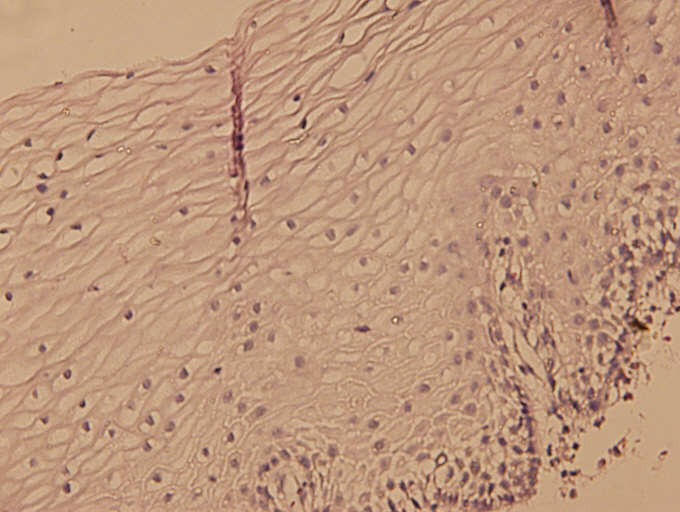
#> input picture DATASET/cervix/normal/1204(1).jpg, 680 x 512 px, found by its file name; its folder holds only this picture in this run
$ python main.py   (older library calls are emulated)
#> lines starting #> are read from the running program, lines starting #| are printed output that depends on the picture
import os
import re
import cv2
import pandas as pd

import numpy as np
import skimage
from skimage.feature import greycomatrix, greycoprops

input_matrix = np.array([[0, 0, 1],
                         [1, 2, 3],
                         [2, 3, 2]])

glcm = greycomatrix(input_matrix,
                    distances=[1],
                    angles=[0],
                    levels=4,
                    symmetric=True,
                    normed=True)

print(glcm[:, :, 0, 0])


# -------------------- Utility function ------------------------


def normalize_label(str_):
    str_ = str_.replace(" ", "")
    str_ = str_.translate(str_.maketrans("", "", "()"))
    str_ = str_.split("_")
    return ''.join(str_[:2])


def normalize_desc(folder, sub_folder):
    text = folder + " - " + sub_folder
    text = re.sub(r'\d+', '', text)
    text = text.replace(".", "")
    text = text.strip()
    text = text.strip()
    return text


def print_progress(val, val_len, folder, sub_folder, filename, bar_size=10):
    progr = "#" * round((val) * bar_size / val_len) + " " * round((val_len - (val)) * bar_size / val_len)
    if val == 0:
        print("", end="\n")
    else:
        print("[%s] folder : %s/%s/ ----> file : %s" % (progr, folder, sub_folder, filename), end="\r")


# -------------------- Load Dataset ------------------------


dataset_dir = "../img_she_healthy/DATASET"

imgs = []  # list image matrix
imgsx = []  # list image matrix

labels = []
descs = []

for folder in os.listdir(dataset_dir):
    for sub_folder in os.listdir(os.path.join(dataset_dir, folder)):
        sub_folder_files = os.listdir(os.path.join(dataset_dir, folder, sub_folder))

        len_sub_folder = len(sub_folder_files) - 1
        for i, filename in enumerate(sub_folder_files):
            img = cv2.imread(os.path.join(dataset_dir, folder, sub_folder, filename))
#> img is the input picture: shape (512, 680, 3); mean B, G, R 124.7, 151.3, 189.4

            gray = cv2.cvtColor(img, cv2.COLOR_BGR2GRAY)
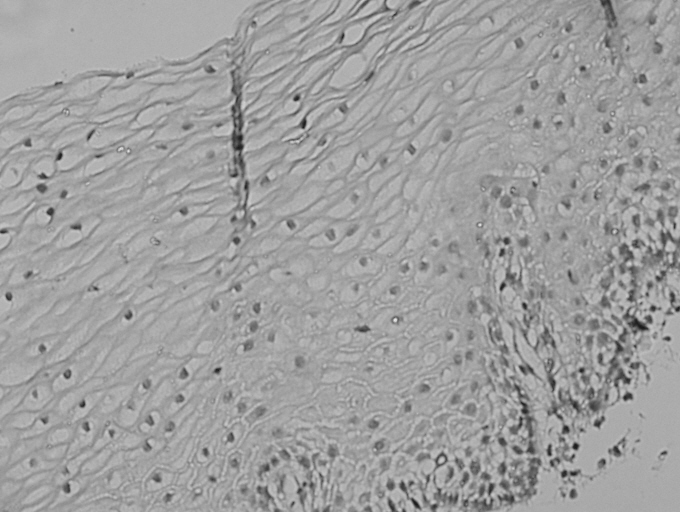
#> gray: shape (512, 680); min 26, max 229, mean 159.6

            resize = cv2.resize(gray, (0, 0), fx=0.5, fy=0.5)

            imgs.append(resize)
            imgsx.append(gray)
            labels.append(sub_folder)
            descs.append(normalize_desc(folder, sub_folder))

            print_progress(i, len_sub_folder, folder, sub_folder, filename)
#> (the run stopped early here; a loop or call above may not have finished)
